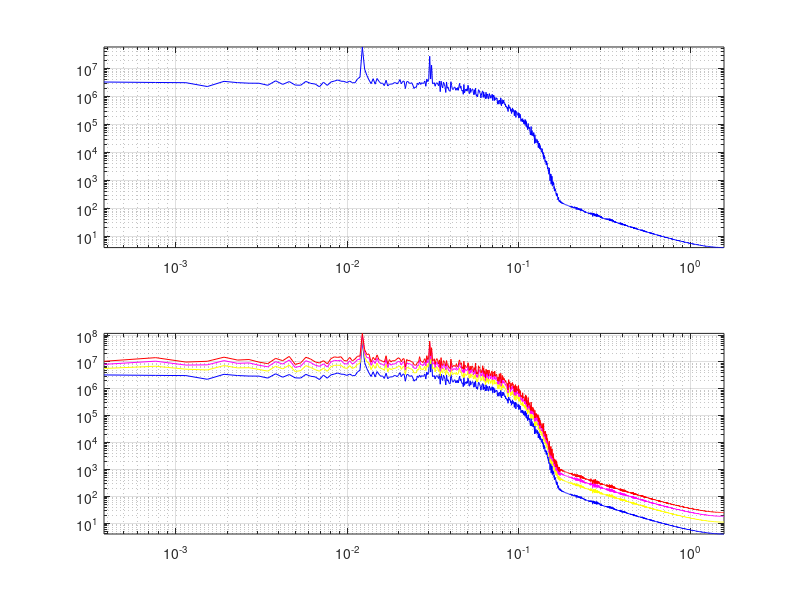

Source code (MATLAB):
clear all;

if 1==1,
rt=2;
t=0:1:2^(18)-1;
t=t*rt;
w1=2*pi/101/rt;
w2=2*pi/104/rt;
w3=2*pi/254/rt;
h1=.25*pi;
h2=0;
h3=pi;
A1=1;
A2=1.5;
A3=2;
ys=A1*sin(w1*t+h1)+A2*sin(w2*t+h2)+A3*sin(w3*t+h3);
yn=20*randn(size(t));
yns=yn+ys;  
save exe_pra_1 yns t rt
end

clear all;

load exe_pra_1

lt=length(t);

npf=51;

inxs=(npf-1)/2;

myfilter=blackman(npf);

myfilter=myfilter/sum(myfilter);

nrep=32;

nfft=round(lt/nrep);

fyb=zeros(nfft/2,nrep);

for j=1:nrep,

  i1=(j-1)*nfft+1;
  i2=i1+nfft-1;
  
  y=conv(yns(i1:i2),myfilter);
  
  y=y(inxs+1:length(y)-inxs);
  
  fy=fft(y); 
  fy=fy.*conj(fy); fy2=fy;
  fyb(:,j)=fliplr(fy((length(fy)/2)+1:length(fy)))';
end

fyb=fyb';

freq=2*pi*[1:length(t(1:nfft))/2]/max(t(1:nfft));

mf=mean(fyb);
sf=std(fyb);

subplot(2,1,1),loglog(freq,mf,'b');grid on;axis('tight')
subplot(2,1,2),loglog(freq,mf,'b',freq,mf+1*sf,'y',freq,mf+2*sf,'m',freq,mf+3*sf,'r');grid on;axis('tight')


